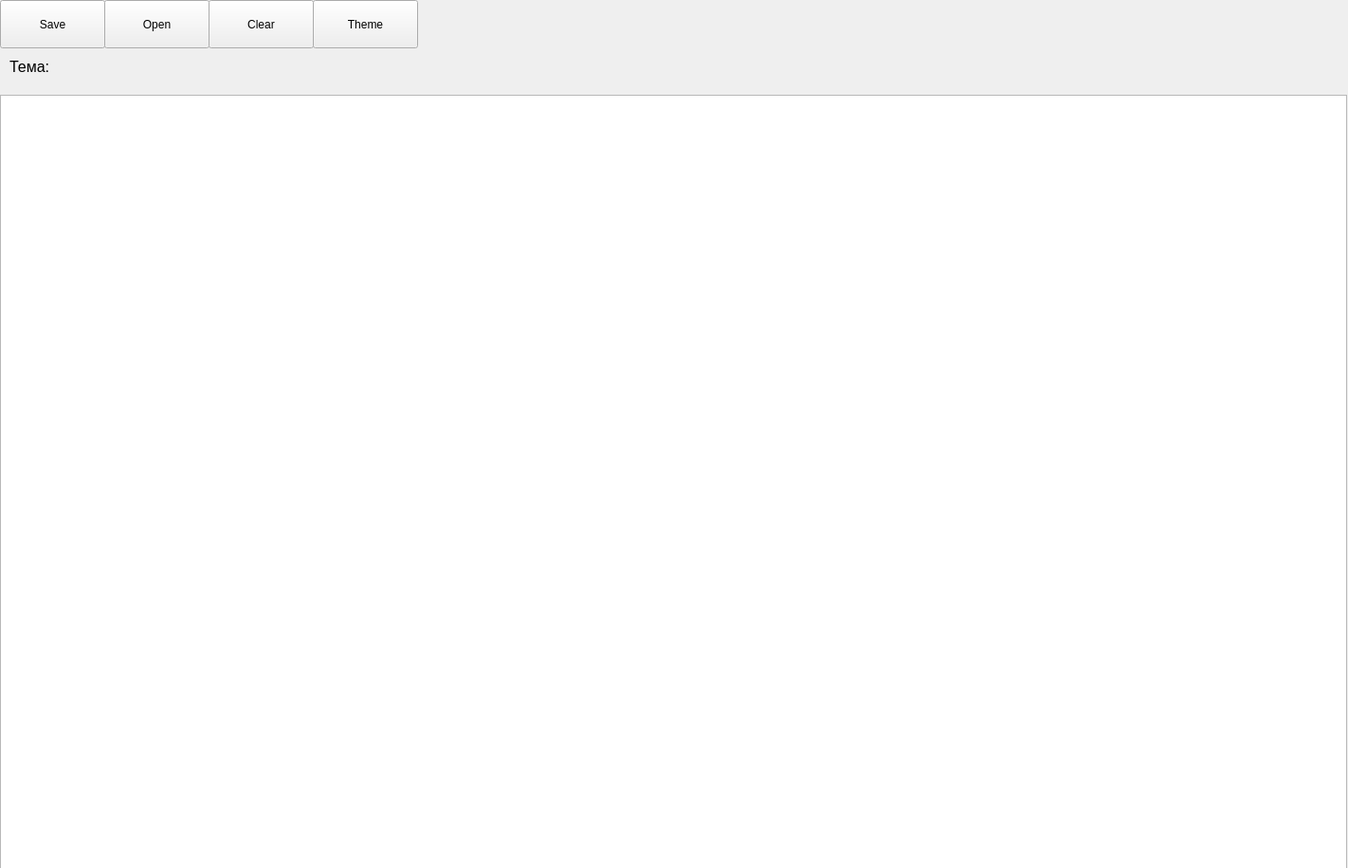
<?xml version="1.0" encoding="UTF-8"?>
<ui version="4.0">
 <class>Form</class>
 <widget class="QWidget" name="Form">
  <property name="geometry">
   <rect>
    <x>0</x>
    <y>0</y>
    <width>1422</width>
    <height>916</height>
   </rect>
  </property>
  <property name="windowTitle">
   <string>Form</string>
  </property>
  <widget class="QTextEdit" name="textEdit">
   <property name="geometry">
    <rect>
     <x>0</x>
     <y>100</y>
     <width>1421</width>
     <height>821</height>
    </rect>
   </property>
  </widget>
  <widget class="QPushButton" name="save">
   <property name="geometry">
    <rect>
     <x>0</x>
     <y>0</y>
     <width>111</width>
     <height>51</height>
    </rect>
   </property>
   <property name="text">
    <string>Save</string>
   </property>
  </widget>
  <widget class="QPushButton" name="opening">
   <property name="geometry">
    <rect>
     <x>110</x>
     <y>0</y>
     <width>111</width>
     <height>51</height>
    </rect>
   </property>
   <property name="text">
    <string>Open</string>
   </property>
  </widget>
  <widget class="QPushButton" name="clear">
   <property name="geometry">
    <rect>
     <x>220</x>
     <y>0</y>
     <width>111</width>
     <height>51</height>
    </rect>
   </property>
   <property name="text">
    <string>Clear</string>
   </property>
  </widget>
  <widget class="QPushButton" name="getTheme">
   <property name="geometry">
    <rect>
     <x>330</x>
     <y>0</y>
     <width>111</width>
     <height>51</height>
    </rect>
   </property>
   <property name="text">
    <string>Theme</string>
   </property>
  </widget>
  <widget class="QLabel" name="theme_lbl">
   <property name="geometry">
    <rect>
     <x>100</x>
     <y>50</y>
     <width>1311</width>
     <height>40</height>
    </rect>
   </property>
   <property name="font">
    <font>
     <pointsize>12</pointsize>
    </font>
   </property>
   <property name="text">
    <string/>
   </property>
  </widget>
  <widget class="QLabel" name="label">
   <property name="geometry">
    <rect>
     <x>10</x>
     <y>50</y>
     <width>86</width>
     <height>40</height>
    </rect>
   </property>
   <property name="font">
    <font>
     <pointsize>12</pointsize>
    </font>
   </property>
   <property name="text">
    <string>Тема:</string>
   </property>
  </widget>
 </widget>
 <resources/>
 <connections/>
</ui>
